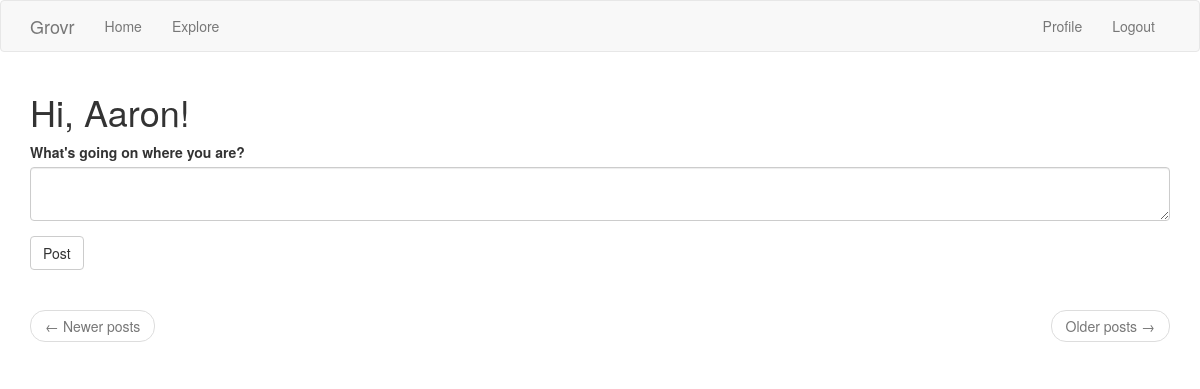
The page /index (signed in) on the database as committed earlier.
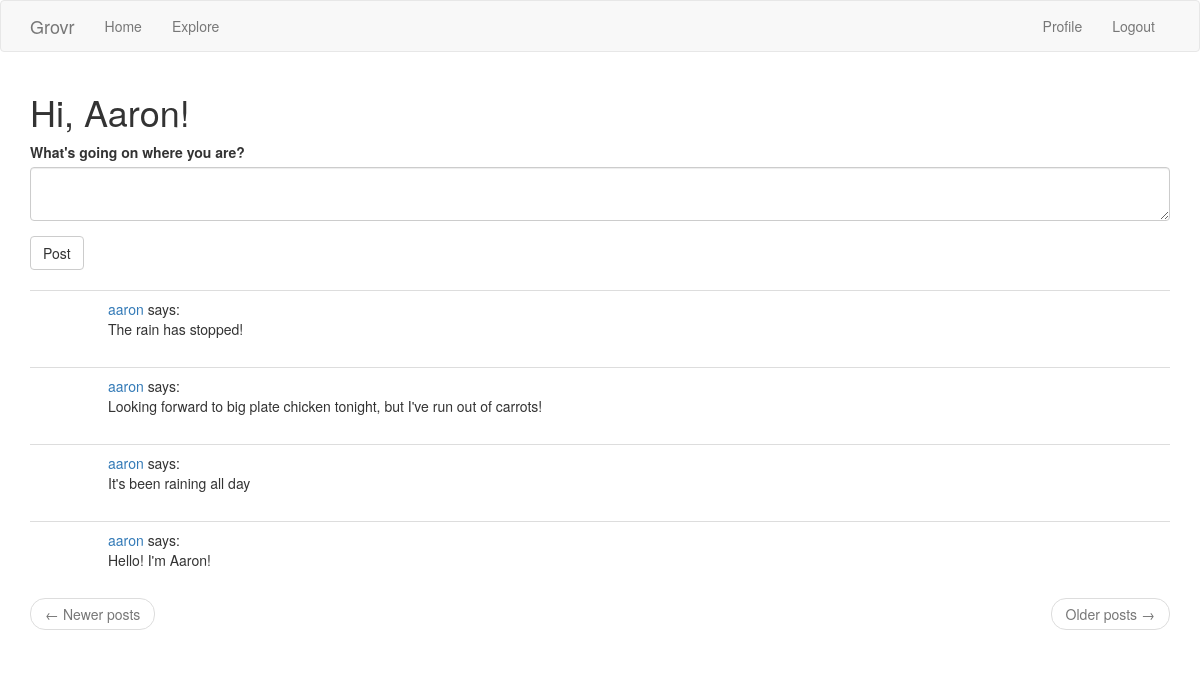
The same page on the database as committed later.
### app/models.py (models this page shows, shortened)
class User(UserMixin, db.Model):
    id = db.Column(db.Integer, primary_key=True)
    username = db.Column(db.String(64), index=True, unique=True)
    email = db.Column(db.String(128), index=True, unique=True)
    password_hash = db.Column(db.String(128))
    posts = db.relationship('Post', backref='author', lazy='dynamic')
    about_me = db.Column(db.String(140))
    last_seen = db.Column(db.DateTime, default=dt.utcnow)
    followed = db.relationship(
        'User', secondary = followers,
        primaryjoin = (followers.c.follower_id == id),
        secondaryjoin = (followers.c.followed_id == id),
        backref = db.backref('followers', lazy='dynamic'),
        lazy = 'dynamic'
    )
    def home_feed_posts(self):
        followed_posts = Post.query.join(
            followers, (followers.c.followed_id == Post.user_id)).filter(
                followers.c.follower_id == self.id)
        own_posts = Post.query.filter_by(user_id = self.id)
        return followed_posts.union(own_posts).order_by(Post.timestamp.desc())

class Post(db.Model):
    id = db.Column(db.Integer, primary_key=True)
    body = db.Column(db.String(140))
    timestamp = db.Column(db.DateTime, index=True, default=dt.utcnow)
    user_id = db.Column(db.Integer, db.ForeignKey('user.id'))

### app/routes.py (the view)
@app.route('/', methods=['GET', 'POST'])
@app.route('/index', methods=['GET', 'POST'])
@login_required
def index():
    form = PostForm()
    if form.validate_on_submit():
        post = Post(body=form.post.data, author=current_user)
        db.session.add(post)
        db.session.commit()
        flash('Posted!')
        return redirect(url_for('index'))
    page = request.args.get('page', 1, type=int)
    posts = current_user.home_feed_posts().paginate(
        page, app.config['POSTS_PER_PAGE'], False)
    next_url = url_for('index', page=posts.next_num) \
        if posts.has_next else None
    prev_url = url_for('index', page=posts.prev_num) \
        if posts.has_prev else None
    return render_template('index.html', title='Home - Grovr', form=form, posts=posts.items)

### app/forms.py
class PostForm(FlaskForm):
    post = TextAreaField("What's going on where you are?", validators=[
        DataRequired(), Length(min=1, max=140)])
    submit = SubmitField('Post')

### app/models.py (called while the page is built)
@login.user_loader
def load_user(id):
    return User.query.get(int(id))

### app/routes.py (called while the page is built)
@app.before_request
def before_request():
    if current_user.is_authenticated:
        current_user.last_seen = dt.utcnow()
        db.session.commit()

### app/templates/index.html
{% extends "base.html" %}
{% import 'bootstrap/wtf.html' as wtf %}
{% block app_content %}
    <h1>Hi, {{ current_user.username|capitalize }}!</h1>
    {% if form %}
    {{ wtf.quick_form(form) }}
    <br>
    {% endif %}
    {% for post in posts %}
        {% include '_post.html' %}
    {% endfor %}
    <nav aria-label="...">
        <ul class="pager">
            <li class="previous{% if not prev_url %} disabled{% endif %}">
                <a href="{{ prev_url or '#' }}">
                    <span aria-hidden="true">&larr;</span> Newer posts
                </a>
            </li>
            <li class="next{% if not next_url %} disabled{% endif %}">
                <a href="{{ next_url or '#' }}">
                    Older posts <span aria-hidden="true">&rarr;</span>
                </a>
            </li>
        </ul>
    </nav>
{% endblock %}

### app/templates/base.html (shortened to what this page needs)
{% extends 'bootstrap/base.html' %}
{% block navbar %}
    <nav class="navbar navbar-default">
        <div class="container">
            <div class="navbar-header">
                <a class="navbar-brand" href="{{ url_for('index') }}">Grovr</a>
            </div>
            <div class="collapse navbar-collapse" id="bs-example-navbar-collapse-1">
                <ul class="nav navbar-nav">
                    <li><a href="{{ url_for('index') }}">Home</a></li>
                    <li><a href="{{ url_for('explore') }}">Explore</a></li>
                </ul>
                <ul class="nav navbar-nav navbar-right">
                    {% if current_user.is_anonymous %}
                    <li><a href="{{ url_for('login') }}">Login</a></li>
                    {% else %}
                    <li><a href="{{ url_for('user', username=current_user.username) }}">Profile</a></li>
                    <li><a href="{{ url_for('logout') }}">Logout</a></li>
                    {% endif %}
                </ul>
            </div>
        </div>
    </nav>
{% endblock %}
{% block content %}
    <div class="container">
        {% block app_content %}{% endblock %}
    </div>
{% endblock %}

### app/templates/_post.html (shortened to what this page needs)
    <table class="table table-hover">
        <tr>
            <td width="70px">
            </td>
            <td>
                <a href="{{ url_for('user', username=post.author.username) }}">
                    {{ post.author.username }}
                </a>
                says:
                <br>
                {{ post.body }}
            </td>
        </tr>
    </table>

Rows that differ between the two databases and show on the page:
added Post: author.username "aaron", body "The rain has stopped!"
added Post: author.username "aaron", body "Looking forward to big plate chicken tonight, but I've run out of carrots!"
added Post: author.username "aaron", body "It's been raining all day"
added Post: author.username "aaron", body "Hello! I'm Aaron!"
